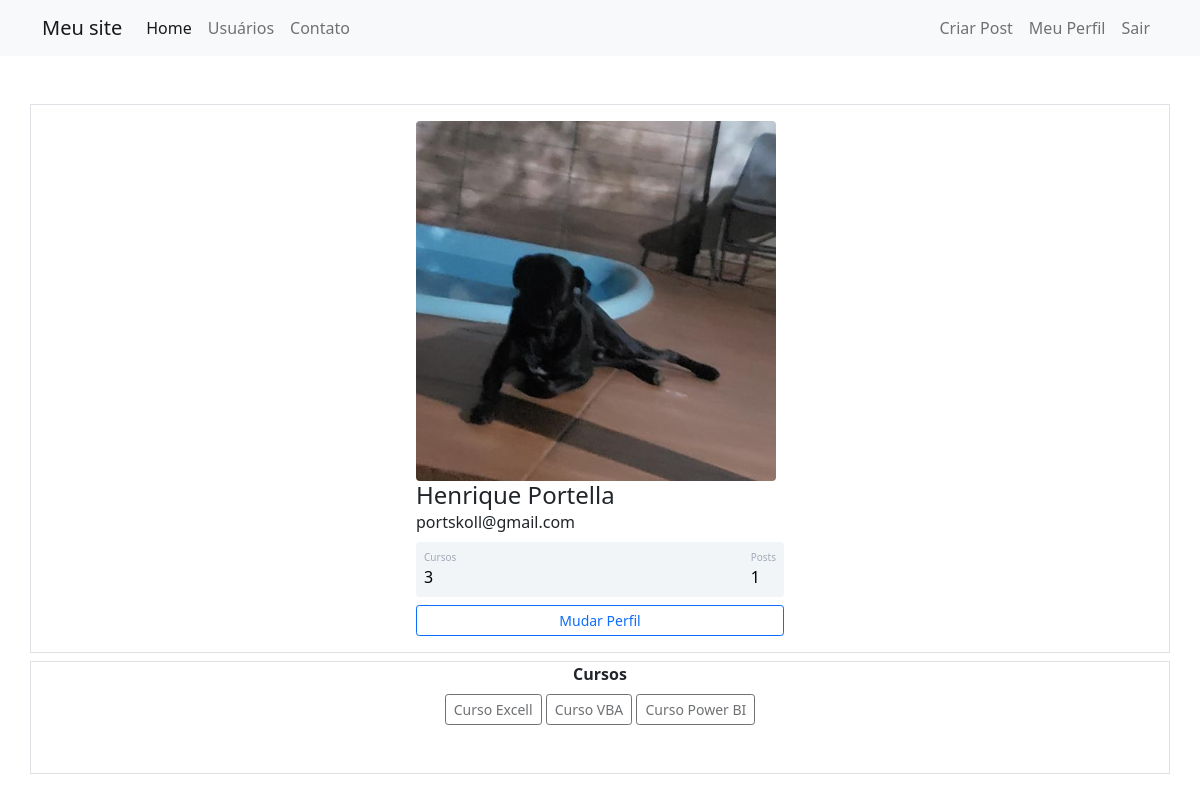
Page /perfil (signed in) on the earlier database version.
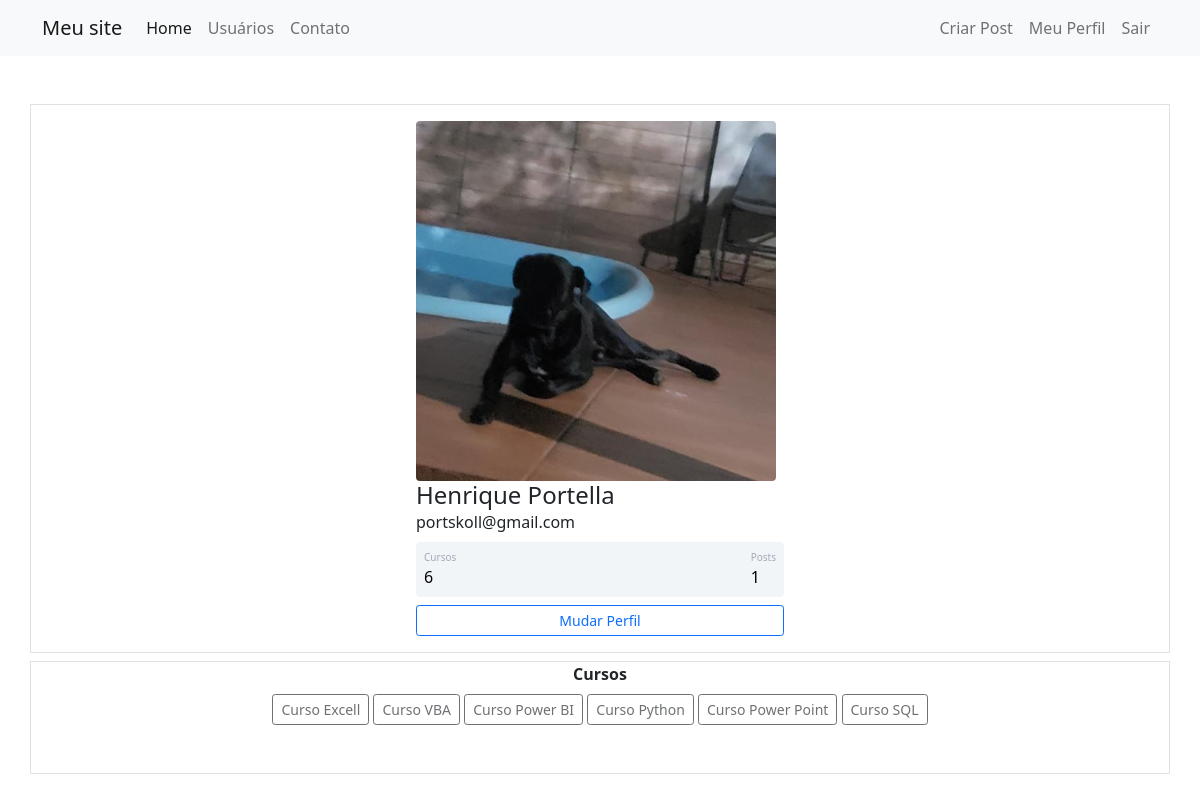
Same page on the later database version.
### comunidadeimpressionadora/models.py (models this page shows)
class Usuario(database.Model, UserMixin):
    id = database.Column(database.Integer, primary_key=True)
    username = database.Column(database.String, nullable=False)
    email = database.Column(database.String, nullable=False, unique=True)
    senha = database.Column(database.String, nullable=False)
    foto_perfil = database.Column(database.String, default='default.jpg')
    posts = database.relationship('Post', backref='autor', lazy=True)
    cursos = database.Column(database.String, nullable=False, default='Não informado')
    def contar_posts(self):
        return len(self.posts)

### comunidadeimpressionadora/routes.py (the view)
@app.route('/perfil')
@login_required
def perfil():
    foto_perfil = url_for('static', filename='fotos_perfil/{}'.format(current_user.foto_perfil))
    return render_template('perfil.html', foto_perfil=foto_perfil)

### comunidadeimpressionadora/models.py (called while the page is built)
@login_manager.user_loader
def load_usuario(id_usuario):
    return Usuario.query.get(int(id_usuario))

### comunidadeimpressionadora/templates/perfil.html (shortened to what this page needs)
{% extends 'base.html' %}
{% block body %}
<div class="container mt-5 d-flex justify-content-center border">
    <div class="card p-3">
        <div class="d-flex align-items-center">
            <div class="ml-3 w-100">
                 <div class="image pe-2">
                <img src="{{ foto_perfil }}" class="rounded" width="100%">
            </div>
                <h4 class="mb-0 mt-0">{{ current_user.username}}</h4>
                <span>{{ current_user.email}}</span>
                <div class="p-2 mt-2 bg-primary d-flex justify-content-between rounded text-white stats">
                    <div class="d-flex flex-column">
                        <span class="articles">Cursos</span>
                        {% if 'Não informado' in current_user.cursos %}
                        <span class="number1">0</span>
                        {% else %}
                        <span class="number1">{{ current_user.cursos.count(';') + 1 }}</span>
                        {% endif %}
                    </div>
                    <div class="d-flex flex-column">
                        <span class="rating">Posts</span>
                        <span class="number3">{{ current_user.contar_posts() }}</span>
                    </div>
                </div>
                <div class="button mt-2 d-flex flex-row align-items-center">
                    <a class="w-100" href="{{ url_for('editar_perfil') }}">
                        <button class="btn btn-sm btn-outline-primary w-100">Mudar Perfil</button>
                    </a>
                </div>
            </div>
        </div>
    </div>
</div>
<div class="container border mb-5 mt-2">
    <div class="row justify-content-center mb-5">
        <div class="col col-12" style="text-align: center">
            <strong>Cursos</strong><br>
            {% for curso in current_user.cursos.split(';') %}
            <button type="button" class="btn btn-outline-dark btn-sm mt-2" disabled>{{ curso }}</button>
            {% endfor %}
        </div>
    </div>
</div>
{% endblock %}

### comunidadeimpressionadora/templates/base.html (shortened to what this page needs)
<!DOCTYPE html>
<html lang="pt-br">
<head>
    <link href="https://cdn.jsdelivr.net/npm/bootstrap@5.0.2/dist/css/bootstrap.min.css" rel="stylesheet"
>
    <link rel="stylesheet" type="text/css" href="{{ url_for('static',filename='main.css') }}">
</head>
<body>
    {% include 'navbar.html' %}
    {% block body %}
    {% endblock %}
</body>
</html>

### comunidadeimpressionadora/templates/navbar.html (shortened to what this page needs)
<nav class="navbar navbar-expand-lg navbar-light bg-light">
    <div class="container-fluid container">
      <a class="navbar-brand" href="{{ url_for('home') }}">Meu site</a>
      <div class="collapse navbar-collapse" id="navbarSupportedContent">
        <ul class="navbar-nav me-auto mb-2 mb-lg-0">
          <li class="nav-item">
            <a class="nav-link active" aria-current="page" href="{{ url_for('home') }}">Home</a>
          </li>
          <li class="nav-item">
            <a class="nav-link" href="{{ url_for('usuarios') }}">Usuários</a>
          </li>
          <li class="nav-item">
            <a class="nav-link" href="{{ url_for('contato') }}">Contato</a>
          </li>
        </ul>
        <ul class="d-flex navbar-nav">
          {% if current_user.is_authenticated %}
           <li class="nav-item">
                <a class="nav-link" href="{{ url_for('criar_post')}}">Criar Post</a>
              </li>
              <li class="nav-item">
                <a class="nav-link" href="{{ url_for('perfil')}}">Meu Perfil</a>
              </li>
           <li class="nav-item">
                <a class="nav-link" href="{{ url_for('sair')}}">Sair</a>
              </li>
          {%endif%}
        </ul>
      </div>
    </div>
  </nav>

### comunidadeimpressionadora/static/main.css (style rules this page uses)
.card { width: 400px; border: none; border-radius: 10px; background-color: #fff; }
.stats { background: #f2f5f8 !important; color: #000 !important; }
.articles { font-size:10px; color: #a1aab9; }
.number1 { font-weight:500; }
.rating { font-size:10px; color: #a1aab9; }
.number3 { font-weight:500; }

Differences in the rows shown:
changed Usuario "Henrique Portella": cursos "3" → "6"
Other differences:
new list line: "Curso Python"
new list line: "Curso Power Point"
new list line: "Curso SQL"
